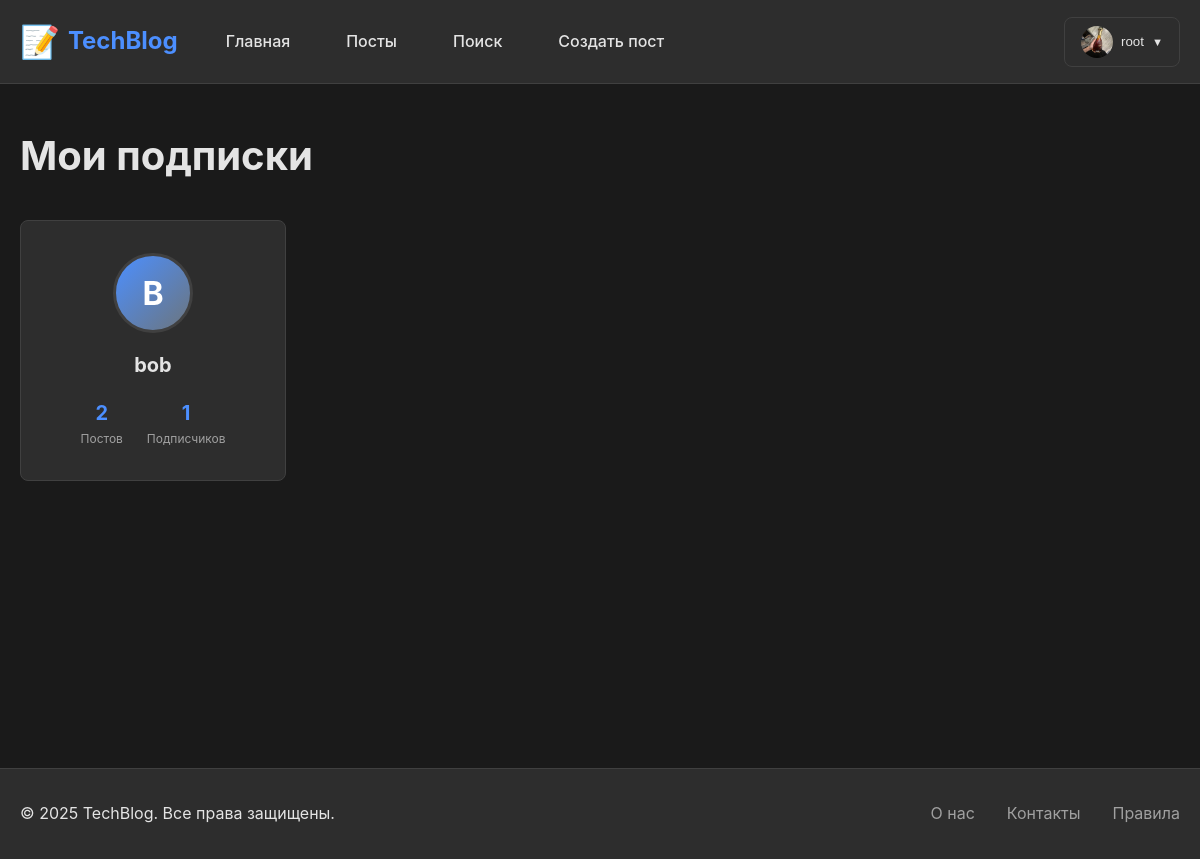
The page /users/subscriptions/ (signed in) on the database its author committed.
### users/models.py (models this page shows, shortened)
class Profile(models.Model):
    user = models.OneToOneField(User, on_delete=models.CASCADE, related_name='profile')
    bio = models.TextField(max_length=500, blank=True, verbose_name='О себе')
    avatar = models.ImageField(upload_to='avatars/', blank=True, null=True, verbose_name='Аватар')
    location = models.CharField(max_length=100, blank=True, verbose_name='Местоположение')
    website = models.URLField(blank=True, verbose_name='Веб-сайт')
    class Meta:
        verbose_name = 'Профиль'
        verbose_name_plural = 'Профили'

### blog/models.py (models this page shows, shortened)
class Subscribe(models.Model):
    user = models.ForeignKey(User, on_delete=models.CASCADE, related_name='subscribes', verbose_name='Подписчик')
    author = models.ForeignKey(User, on_delete=models.CASCADE, related_name='subscribers', verbose_name='Автор')
    created_at = models.DateTimeField(auto_now_add=True, verbose_name='Дата подписки')
    class Meta:
        unique_together = ['user', 'author']
        ordering = ['-created_at']
        verbose_name = 'Подписка'
        verbose_name_plural = 'Подписки'

### users/views.py (the view)
# urls.py: path('subscriptions/', views.my_subscriptions, name='my_subscriptions'),
@login_required
def my_subscriptions(request):
    subscriptions = Subscribe.objects.filter(user=request.user).select_related('author')
    context = {
        'subscriptions': subscriptions,
    }
    return render(request, 'users/subscriptions.html', context)

### users/templates/users/subscriptions.html (shortened to what this page needs)
{% extends 'base.html' %}
{% load static %}
{% block content %}
<div class="container">
    <div class="subscriptions-page">
        <h1>Мои подписки</h1>
        {% if subscriptions %}
            <div class="users-grid">
                {% for subscription in subscriptions %}
                    <div class="user-card">
                        <a href="{% url 'users:profile' subscription.author.username %}" class="user-card-link">
                            {% if subscription.author.profile.avatar %}
                                <img src="{{ subscription.author.profile.avatar.url }}"
                                     alt="{{ subscription.author.username }}"
                                     class="user-avatar">
                            {% else %}
                                <div class="user-avatar-placeholder">
                                    {{ subscription.author.username.0|upper }}
                                </div>
                            {% endif %}
                            <h3 class="user-name">{{ subscription.author.username }}</h3>
                            <div class="user-stats">
                                <div class="user-stat">
                                    <span class="stat-value">{{ subscription.author.posts.count }}</span>
                                    <span class="stat-label">Постов</span>
                                </div>
                                <div class="user-stat">
                                    <span class="stat-value">{{ subscription.author.subscribers.count }}</span>
                                    <span class="stat-label">Подписчиков</span>
                                </div>
                            </div>
                        </a>
                    </div>
                {% endfor %}
            </div>
        {% else %}
            <div class="empty-state">
                <p>У вас пока нет подписок</p>
                <a href="{% url 'blog:posts_list' %}" class="btn btn-primary">Найти авторов</a>
            </div>
        {% endif %}
    </div>
</div>
{% endblock %}

### templates/base.html (shortened to what this page needs)
{% load static %}
<!DOCTYPE html>
<html lang="ru" data-theme="{{ request.user.settings.theme|default:'light' }}">
<head>
    <link rel="stylesheet" href="{% static 'css/base.css' %}">
    <link rel="stylesheet" href="{% static 'css/themes.css' %}">
    <link rel="stylesheet" href="{% static 'css/posts.css' %}">
    <link rel="stylesheet" href="{% static 'css/profiles.css' %}">
</head>
<body>
    <header class="header">
        <div class="container">
            <nav class="navbar">
                <div class="navbar-brand">
                    <a href="{% url 'blog:index' %}" class="logo">
                        <span class="logo-icon">📝</span>
                        <span class="logo-text">TechBlog</span>
                    </a>
                </div>
                <div class="navbar-menu" id="navbarMenu">
                    <ul class="navbar-nav">
                        <li><a href="{% url 'blog:index' %}" class="nav-link">Главная</a></li>
                        <li><a href="{% url 'blog:posts_list' %}" class="nav-link">Посты</a></li>
                        <li><a href="{% url 'blog:search' %}" class="nav-link">Поиск</a></li>
                        {% if user.is_authenticated %}
                            <li><a href="{% url 'blog:create_post' %}" class="nav-link">Создать пост</a></li>
                        {% endif %}
                    </ul>
                    <div class="navbar-account">
                        {% if user.is_authenticated %}
                            <div class="account-dropdown">
                                <button class="account-btn" id="accountBtn">
                                    {% if user.profile.avatar %}
                                        <img src="{{ user.profile.avatar.url }}" alt="{{ user.username }}" class="avatar-sm">
                                    {% else %}
                                        <span class="avatar-placeholder">{{ user.username.0|upper }}</span>
                                    {% endif %}
                                    <span class="username-text">{{ user.username }}</span>
                                    <span class="dropdown-arrow">▼</span>
                                </button>
                            </div>
                        {% else %}
                            <a href="{% url 'users:login' %}" class="btn btn-outline">Войти</a>
                            <a href="{% url 'users:register' %}" class="btn btn-primary">Регистрация</a>
                        {% endif %}
                    </div>
                </div>
            </nav>
        </div>
    </header>
    <main class="main-content">
        {% block content %}
        {% endblock %}
    </main>
    <footer class="footer">
        <div class="container">
            <div class="footer-content">
                <p>&copy; 2025 TechBlog. Все права защищены.</p>
                <div class="footer-links">
                    <a href="#">О нас</a>
                    <a href="#">Контакты</a>
                    <a href="#">Правила</a>
                </div>
            </div>
        </div>
    </footer>
</body>
</html>

### static/css/base.css (style rules this page uses)
:root { --font-primary: -apple-system, BlinkMacSystemFont, 'Segoe UI', Roboto, 'Helvetica Neue', Arial, sans-serif; --font-mono: 'Courier New', Courier, monospace; --transition-fast: 0.15s ease; --transition-normal: 0.3s ease; --border-radius: 8px; --box-shadow: 0 2px 8px rgba(0, 0, 0, 0.1); --box-shadow-lg: 0 4px 16px rgba(0, 0, 0, 0.15); }
* { margin: 0; padding: 0; box-sizing: border-box; }
body { font-family: var(--font-primary); font-size: 16px; line-height: 1.6; background-color: var(--bg-primary); color: var(--text-primary); transition: background-color var(--transition-normal), color var(--transition-normal); }
.container { max-width: 1200px; margin: 0 auto; padding: 0 20px; }
.main-content { min-height: calc(100vh - 180px); padding: 40px 0; }
.header { background-color: var(--bg-secondary); border-bottom: 1px solid var(--border-color); position: sticky; top: 0; z-index: 1000; transition: background-color var(--transition-normal); }
.navbar { display: flex; justify-content: space-between; align-items: center; padding: 1rem 0; gap: 2rem; }
.navbar-brand .logo { display: flex; align-items: center; gap: 0.5rem; text-decoration: none; font-size: 1.5rem; font-weight: bold; color: var(--primary-color); transition: transform var(--transition-fast); }
.logo-icon { font-size: 2rem; }
.navbar-menu { display: flex; align-items: center; gap: 2rem; flex: 1; }
.navbar-nav { display: flex; list-style: none; gap: 1.5rem; margin: 0; }
.nav-link { color: var(--text-primary); text-decoration: none; font-weight: 500; padding: 0.5rem 1rem; border-radius: var(--border-radius); transition: background-color var(--transition-fast), color var(--transition-fast); }
.navbar-account { margin-left: auto; display: flex; align-items: center; gap: 1rem; }
.account-dropdown { position: relative; }
.account-btn { display: flex; align-items: center; gap: 0.5rem; background: none; border: 1px solid var(--border-color); padding: 0.5rem 1rem; border-radius: var(--border-radius); cursor: pointer; transition: all var(--transition-fast); color: var(--text-primary); }
.dropdown-arrow { font-size: 0.7rem; transition: transform var(--transition-fast); }
.avatar-sm, .avatar-md, .avatar-lg, .avatar-placeholder { border-radius: 50%; object-fit: cover; }
.avatar-sm { width: 32px; height: 32px; }
.footer { background-color: var(--bg-secondary); border-top: 1px solid var(--border-color); padding: 2rem 0; margin-top: 4rem; }
.footer-content { display: flex; justify-content: space-between; align-items: center; flex-wrap: wrap; gap: 1rem; }
.footer-links { display: flex; gap: 2rem; }
.footer-links a { color: var(--text-secondary); text-decoration: none; transition: color var(--transition-fast); }

### static/css/themes.css (style rules this page uses)
[data-theme="dark"] { --bg-primary: #1a1a1a; --bg-secondary: #2d2d2d; --text-primary: #e4e4e4; --text-secondary: #a0a0a0; --border-color: #404040; --hover-bg: #3a3a3a; --primary-color: #4c8fff; --primary-hover: #3d7fe6; --secondary-color: #6c757d; --success-bg: #1e4620; --success-color: #75b798; --danger-bg: #5c1e23; --danger-color: #f8b4bc; --info-bg: #1e3a5f; --info-color: #9ec5fe; --danger-color: #f85c70; --danger-hover: #e04555; }

### rows shown on the page
Subscribe: author.username.0 "B", author.username "bob", author.posts.count "2", author.subscribers.count "1"

### other values the page prints
{{ user.username }} "root"
